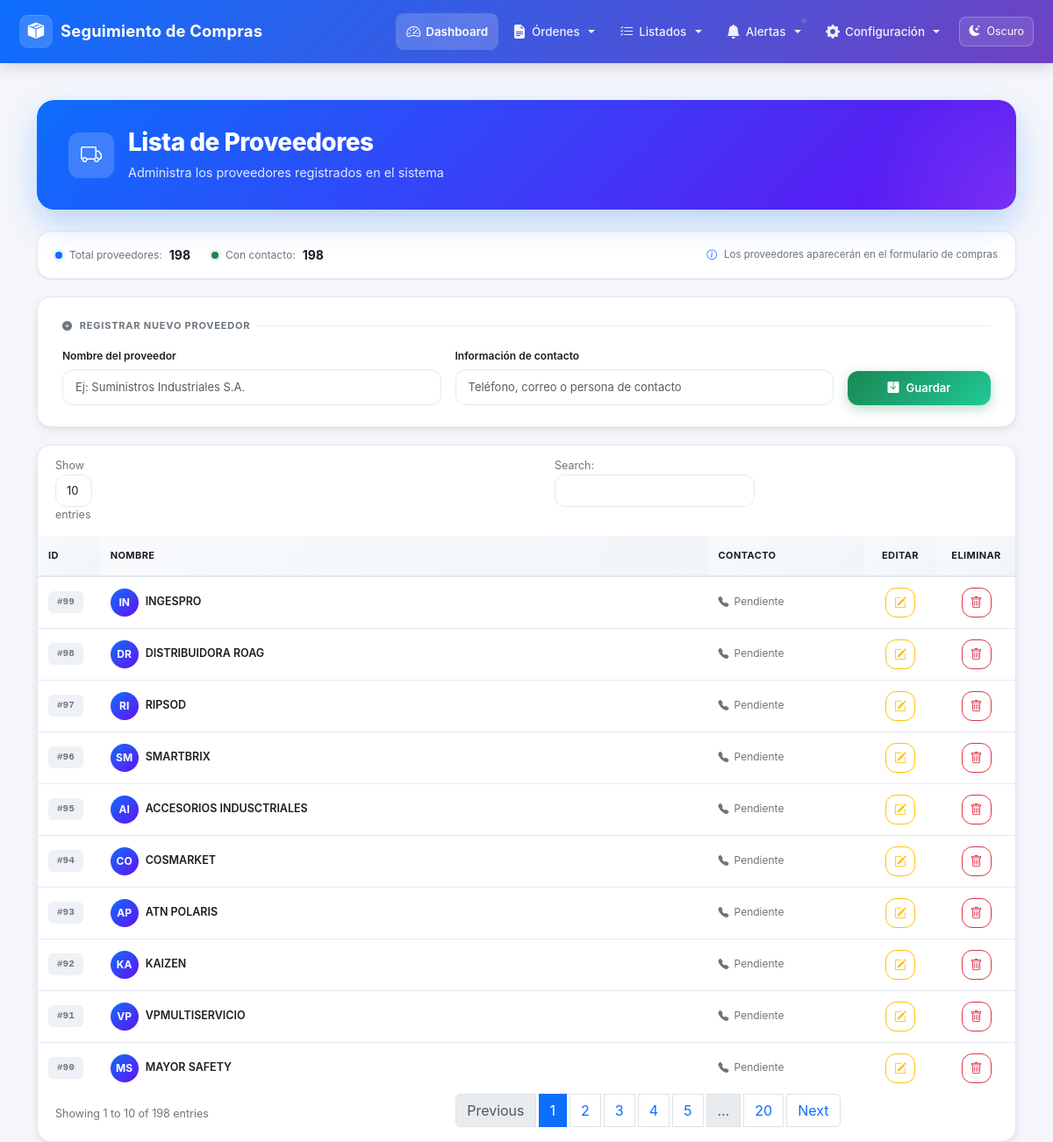
Page /seguimiento/view/proveedores.php (signed in) on the committed database.
### tables this page shows
CREATE TABLE `proveedores` (
  `id` int(11) NOT NULL,
  `nombre` varchar(255) NOT NULL,
  `contacto` varchar(255) NOT NULL
);

### seguimiento/view/proveedores.php (the view, shortened to what this page needs)
<?php
include '../php/conexion.php';
$resultado = $con->query("SELECT * FROM proveedores");
$total_proveedores = 0;
$res_count = $con->query("SELECT COUNT(*) AS total FROM proveedores");
if ($res_count) $total_proveedores = (int)($res_count->fetch_assoc()['total'] ?? 0);
$total_con_contacto = 0;
$res_contacto = $con->query("SELECT COUNT(*) AS total FROM proveedores WHERE contacto IS NOT NULL AND contacto <> ''");
if ($res_contacto) $total_con_contacto = (int)($res_contacto->fetch_assoc()['total'] ?? 0);
?>
<?php include '../includes/navbar.php' ?>
<div class="container main-content mt-4">
    <div class="page-header animate-in">
        <div class="d-flex align-items-center gap-3">
            <div class="header-icon">
                <i class="bi bi-truck"></i>
            </div>
            <div>
                <h2>Lista de Proveedores</h2>
                <p class="subtitle mb-0">
                    Administra los proveedores registrados en el sistema
                </p>
            </div>
        </div>
    </div>
    <div class="action-bar animate-in delay-1">
        <div class="stats">
            <div class="stat-item">
                <span class="stat-dot"></span>
                <span>Total proveedores:</span>
                <strong><?= $total_proveedores ?></strong>
            </div>
            <div class="stat-item">
                <span class="stat-dot green"></span>
                <span>Con contacto:</span>
                <strong><?= $total_con_contacto ?></strong>
            </div>
        </div>
        <div class="stat-item" style="font-size: 11.5px;">
            <i class="bi bi-info-circle text-primary"></i>
            <span>Los proveedores aparecerán en el formulario de compras</span>
        </div>
    </div>
    <div class="form-card animate-in delay-2">
        <div class="form-card-title">
            <i class="bi bi-plus-circle-fill"></i> Registrar nuevo proveedor
        </div>
        <form method="POST">
            <div class="row g-3 align-items-end">
                <div class="col-md-5">
                    <label class="form-label">Nombre del proveedor</label>
                    <input type="text" class="form-control" name="nombre_proveedor"
                           placeholder="Ej: Suministros Industriales S.A." required>
                </div>
                <div class="col-md-5">
                    <label class="form-label">Información de contacto</label>
                    <input type="text" class="form-control" name="contacto"
                           placeholder="Teléfono, correo o persona de contacto" required>
                </div>
                <div class="col-md-2">
                    <button type="submit" class="btn-save">
                        <i class="bi bi-save-fill"></i>
                        Guardar
                    </button>
                </div>
            </div>
        </form>
    </div>
    <div class="table-wrapper animate-in delay-3">
        <div class="table-responsive">
            <table class="table table-modern table-hover align-middle" id="tablaProveedores">
                <thead>
                    <tr>
                        <th style="width: 80px;">ID</th>
                        <th>Nombre</th>
                        <th>Contacto</th>
                        <th class="text-center" style="width: 100px;">Editar</th>
                        <th class="text-center" style="width: 100px;">Eliminar</th>
                    </tr>
                </thead>
                <tbody>
                    <?php if ($resultado && $resultado->num_rows > 0): ?>
                        <?php while ($fila = $resultado->fetch_assoc()): ?>
                            <?php
                            $partes = preg_split('/\s+/', trim($fila['nombre']));
                            $iniciales = '';
                            if (count($partes) >= 2) {
                                $iniciales = mb_substr($partes[0], 0, 1) . mb_substr($partes[1], 0, 1);
                            } elseif (count($partes) === 1 && strlen($partes[0]) > 0) {
                                $iniciales = mb_substr($partes[0], 0, 2);
                            }
                            $iniciales = mb_strtoupper($iniciales);
                            ?>
                            <tr>
                                <td>
                                    <span class="badge-id">#<?= htmlspecialchars($fila['id']) ?></span>
                                </td>
                                <td>
                                    <div class="proveedor-name">
                                        <span class="proveedor-avatar"><?= htmlspecialchars($iniciales) ?></span>
                                        <span><?= htmlspecialchars($fila['nombre']) ?></span>
                                    </div>
                                </td>
                                <td>
                                    <span class="contacto-cell">
                                        <i class="bi bi-telephone-fill"></i>
                                        <?= htmlspecialchars($fila['contacto']) ?>
                                    </span>
                                </td>
                                <td class="text-center">
                                    <button class="btn btn-sm btn-outline-warning btn-action btnEditar"
                                            title="Editar"
                                            data-id="<?= htmlspecialchars($fila['id']) ?>"
                                            data-nombre="<?= htmlspecialchars($fila['nombre']) ?>"
                                            data-contacto="<?= htmlspecialchars($fila['contacto']) ?>">
                                        <i class="bi bi-pencil-square"></i>
                                    </button>
                                </td>
                                <td class="text-center">
                                    <form method="POST" onsubmit="return confirm('¿Estás seguro de eliminar este proveedor?');" style="display:inline-block;">
                                        <button type="submit" class="btn btn-sm btn-outline-danger btn-action" title="Eliminar">
                                            <i class="bi bi-trash"></i>
                                        </button>
                                    </form>
                                </td>
                            </tr>
                        <?php endwhile; ?>
                    <?php endif; ?>
                </tbody>
            </table>
        </div>
    </div>
</div>
<?php include '../includes/footer.php' ?>
</body>
</html>

### seguimiento/includes/navbar.php (style rules this page uses)
:root { --navbar-primary: #0d6efd; --navbar-secondary: #6f42c1; --navbar-hover: rgba(255, 255, 255, 0.12); --navbar-active: rgba(255, 255, 255, 0.18); --body-bg: #f5f7fb; }
body { font-family: 'Poppins', sans-serif; background-color: var(--body-bg); padding-top: 78px; font-size: 13px; transition: background-color 0.3s ease, color 0.3s ease; }

### rows in the picture
proveedores: id "90", nombre "MS", nombre "MAYOR SAFETY", contacto "Pendiente"
proveedores: id "91", nombre "VP", nombre "VPMULTISERVICIO", contacto "Pendiente"
proveedores: id "92", nombre "KA", nombre "KAIZEN", contacto "Pendiente"
proveedores: id "93", nombre "AP", nombre "ATN POLARIS", contacto "Pendiente"
proveedores: id "94", nombre "CO", nombre "COSMARKET", contacto "Pendiente"
proveedores: id "95", nombre "AI", nombre "ACCESORIOS INDUSCTRIALES", contacto "Pendiente"
proveedores: id "96", nombre "SM", nombre "SMARTBRIX", contacto "Pendiente"
proveedores: id "97", nombre "RI", nombre "RIPSOD", contacto "Pendiente"
proveedores: id "98", nombre "DR", nombre "DISTRIBUIDORA ROAG", contacto "Pendiente"
proveedores: id "99", nombre "IN", nombre "INGESPRO", contacto "Pendiente"

### other values in the picture
$total_proveedores "198"
$total_con_contacto "198"
